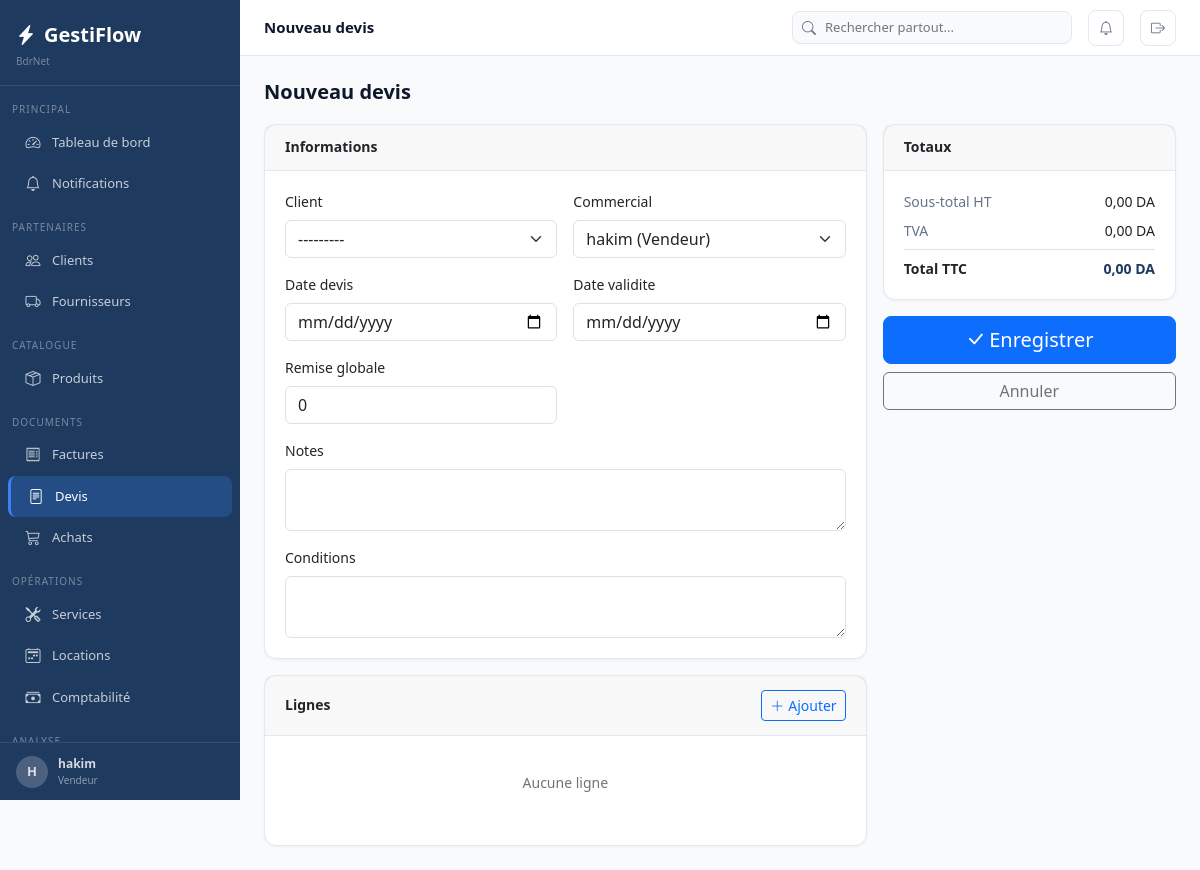
The app's page /devis/nouveau/ (signed in) with its own data.
### apps/core/models.py (models this page shows, shortened)
class Parametre(models.Model):
    cle         = models.CharField(max_length=100, unique=True)
    valeur      = models.TextField(blank=True)
    description = models.CharField(max_length=200, blank=True)
    class Meta:
        verbose_name        = "Parametre"
        verbose_name_plural = "Parametres"
    @classmethod
    def get(cls, cle, defaut=''):
        try:
            return cls.objects.get(cle=cle).valeur
        except cls.DoesNotExist:
            return defaut

### apps/authentication/models.py (models this page shows, shortened)
class Utilisateur(AbstractUser):
    class Role(models.TextChoices):
        ADMIN       = 'admin',       'Administrateur'
        MANAGER     = 'manager',     'Manager'
        VENDEUR     = 'vendeur',     'Vendeur'
        TECHNICIEN  = 'technicien',  'Technicien'
        COMPTABLE   = 'comptable',   'Comptable'
        CAISSIER    = 'caissier',    'Caissier'
    role            = models.CharField(max_length=20, choices=Role.choices, default=Role.VENDEUR)
    telephone       = models.CharField(max_length=20, blank=True)
    actif           = models.BooleanField(default=True)
    derniere_activite = models.DateTimeField(null=True, blank=True)
    photo           = models.ImageField(upload_to='utilisateurs/', null=True, blank=True)
    class Meta:
        verbose_name        = "Utilisateur"
        verbose_name_plural = "Utilisateurs"
    def __str__(self):
        return f"{self.get_full_name() or self.username} ({self.get_role_display()})"
    @property
    def est_admin(self):
        return self.role == self.Role.ADMIN or self.is_superuser

### apps/devis/views.py (the view, shortened to what this page needs)
# urls.py: path('nouveau/',             views.create,      name='create'),
@login_required
def create(request):
    initial = {'commercial': request.user, 'date_devis': timezone.now().date(), 'date_validite': timezone.now().date() + timedelta(days=30)}
    form = DevisForm(request.POST or None, initial=initial)
    return render(request, 'devis/form.html', {'form': form, 'titre': 'Nouveau devis', 'lignes_initiales_json': '[]'})

### apps/devis/forms.py
class DevisForm(forms.ModelForm):
    class Meta:
        model  = Devis
        fields = ['client','commercial','date_devis','date_validite','remise_globale','notes','conditions']
        widgets = {
            'client':        forms.Select(attrs={'class':'form-select'}),
            'commercial':    forms.Select(attrs={'class':'form-select'}),
            'date_devis':    forms.DateInput(attrs={'class':'form-control','type':'date'}),
            'date_validite': forms.DateInput(attrs={'class':'form-control','type':'date'}),
            'remise_globale':forms.NumberInput(attrs={'class':'form-control','step':'0.5'}),
            'notes':         forms.Textarea(attrs={'class':'form-control','rows':2}),
            'conditions':    forms.Textarea(attrs={'class':'form-control','rows':2}),
        }

### apps/clients/models.py (called while the page is built)
    def __str__(self):
        return f"[{self.code}] {self.nom}"

### apps/core/context_processors.py (called while the page is built)
def _get_entreprise():
    base = getattr(dj_settings, 'GESTIFLOW', {})
    try:
        from apps.core.models import Parametre
        return {
            'NOM_ENTREPRISE': Parametre.get('NOM_ENTREPRISE', base.get('NOM_ENTREPRISE', 'Mon Entreprise')),
            'ADRESSE':   Parametre.get('ADRESSE',   base.get('ADRESSE',   '')),
            'TELEPHONE': Parametre.get('TELEPHONE', base.get('TELEPHONE', '')),
            'EMAIL':     Parametre.get('EMAIL',     base.get('EMAIL',     '')),
            'DEVISE':    Parametre.get('DEVISE',    base.get('DEVISE',    'DA')),
            'TVA_DEFAUT':Parametre.get('TVA_DEFAUT',base.get('TVA_DEFAUT','19')),
            'LOGO':      Parametre.get('LOGO',      ''),
        }
    except Exception:
        return base

def global_context(request):
    ctx = {'ENTREPRISE': _get_entreprise(), 'APP_VERSION': '1.0.0'}
    if request.user.is_authenticated:
        try:
            from apps.core.notifications import get_notification_count
            ctx['notifications_count'] = get_notification_count(request.user)
        except Exception:
            ctx['notifications_count'] = 0
        try:
            from apps.produits.models import Produit
            from django.db.models import F
            ctx['alertes_stock_count'] = Produit.objects.filter(
                quantite_stock__lte=F('seuil_alerte'), actif=True, supprime=False
            ).count()
        except Exception:
            ctx['alertes_stock_count'] = 0
    return ctx

### apps/core/models.py (called while the page is built)
    def get_queryset(self):
        return super().get_queryset().filter(supprime=False)

### templates/devis/form.html (shortened to what this page needs)
{% extends 'base.html' %}
{% load humanize %}
{% block topbar_title %}{{ titre }}{% endblock %}
{% block content %}
<div class="page-header"><h1 class="page-title">{{ titre }}</h1></div>
<form method="post" id="mainForm">{% csrf_token %}
  <div class="row g-3">
    <div class="col-12 col-md-8">
      <div class="card mb-3"><div class="card-header"><h6 class="card-title">Informations</h6></div>
      <div class="card-body"><div class="row g-3">
        {% for field in form %}<div class="col-12 col-md-{% if field.name in 'notes,conditions' %}12{% else %}6{% endif %}">
          <label class="form-label">{{ field.label }}</label>{{ field }}
        </div>{% endfor %}
      </div></div></div>
      <div class="card"><div class="card-header"><h6 class="card-title">Lignes</h6>
        <button type="button" class="btn btn-sm btn-outline-primary" onclick="addLigne()"><i class="bi bi-plus-lg me-1"></i>Ajouter</button>
      </div><div class="card-body" id="lignesContainer"><p class="text-secondary text-center py-3">Aucune ligne</p></div></div>
    </div>
    <div class="col-12 col-md-4">
      <div class="card mb-3"><div class="card-header"><h6 class="card-title">Totaux</h6></div>
      <div class="card-body">
        <div class="d-flex justify-content-between mb-2"><span style="color:var(--text-secondary);">Sous-total HT</span><span id="sousTotal">0,00 DA</span></div>
        <div class="d-flex justify-content-between mb-2"><span style="color:var(--text-secondary);">TVA</span><span id="totalTva">0,00 DA</span></div>
        <div class="d-flex justify-content-between pt-2 border-top"><strong>Total TTC</strong><strong style="color:var(--primary);" id="totalTtc">0,00 DA</strong></div>
      </div></div>
      <div class="d-grid gap-2">
        <button type="submit" class="btn btn-primary btn-lg"><i class="bi bi-check-lg me-1"></i>Enregistrer</button>
        <a href="javascript:history.back()" class="btn btn-outline-secondary">Annuler</a>
      </div>
    </div>
  </div>
</form>
{% endblock %}

### templates/base.html (shortened to what this page needs)
<!DOCTYPE html>
<html lang="fr">
<head>
<link rel="stylesheet" href="https://cdn.jsdelivr.net/npm/bootstrap@5.3.3/dist/css/bootstrap.min.css">
<link rel="stylesheet" href="https://cdn.jsdelivr.net/npm/bootstrap-icons@1.11.3/font/bootstrap-icons.min.css">
</head>
<body>
{% if user.is_authenticated %}
<nav class="sidebar">
  <div class="sidebar-nav">
    <div class="sidebar-logo">
      <a class="sidebar-logo-text" href="{% url 'dashboard:index' %}"><i class="bi bi-lightning-charge-fill me-2"></i>GestiFlow</a>
      <div style="font-size:10px;color:rgba(255,255,255,.4);margin-top:4px;">{{ ENTREPRISE.NOM_ENTREPRISE }}</div>
    </div>
    <div class="sidebar-section">Principal</div>
    <a href="{% url 'dashboard:index' %}" class="sidebar-item {% if request.resolver_match.app_name == 'dashboard' %}active{% endif %}"><i class="bi bi-speedometer2"></i><span>Tableau de bord</span></a>
    <a href="{% url 'core:notifications' %}" class="sidebar-item"><i class="bi bi-bell" ></i><span>Notifications</span></a>
    <div class="sidebar-section">Partenaires</div>
    <a href="{% url 'clients:liste' %}" class="sidebar-item {% if request.resolver_match.app_name == 'clients' %}active{% endif %}"><i class="bi bi-people"></i><span>Clients</span></a>
    <a href="{% url 'fournisseurs:liste' %}" class="sidebar-item {% if request.resolver_match.app_name == 'fournisseurs' %}active{% endif %}"><i class="bi bi-truck"></i><span>Fournisseurs</span></a>
    <div class="sidebar-section">Catalogue</div>
    <a href="{% url 'produits:liste' %}" class="sidebar-item "><i class="bi bi-box-seam"></i><span>Produits</span></a>
    <div class="sidebar-section">Documents</div>
    <a href="{% url 'ventes:liste' %}" class="sidebar-item {% if request.resolver_match.app_name == 'ventes' %}active{% endif %}"><i class="bi bi-receipt"></i><span>Factures</span></a>
    <a href="{% url 'devis:liste' %}" class="sidebar-item {% if request.resolver_match.app_name == 'devis' %}active{% endif %}"><i class="bi bi-file-text"></i><span>Devis</span></a>
    <a href="{% url 'achats:liste' %}" class="sidebar-item {% if request.resolver_match.app_name == 'achats' %}active{% endif %}"><i class="bi bi-cart3"></i><span>Achats</span></a>
    <div class="sidebar-section">Opérations</div>
    <a href="{% url 'services:liste' %}" class="sidebar-item {% if request.resolver_match.app_name == 'services' %}active{% endif %}"><i class="bi bi-tools"></i><span>Services</span></a>
    <a href="{% url 'locations:liste' %}" class="sidebar-item {% if request.resolver_match.app_name == 'locations' %}active{% endif %}"><i class="bi bi-calendar2-week"></i><span>Locations</span></a>
    <a href="{% url 'comptabilite:historique' %}" class="sidebar-item {% if request.resolver_match.app_name == 'comptabilite' %}active{% endif %}"><i class="bi bi-cash-stack"></i><span>Comptabilité</span></a>
    <div class="sidebar-section">Analyse</div>
  </div>
  <div class="sidebar-footer">
    <a href="{% url 'auth:profil' %}" style="display:flex;align-items:center;gap:10px;text-decoration:none;color:rgba(255,255,255,.8);">
      <div style="width:32px;height:32px;border-radius:50%;background:rgba(255,255,255,.2);display:flex;align-items:center;justify-content:center;font-size:13px;font-weight:700;">{{ user.first_name.0|default:user.username.0|upper }}</div>
      <div><div style="font-size:12px;font-weight:600;">{{ user.get_full_name|default:user.username }}</div><div style="font-size:10px;color:rgba(255,255,255,.5);">{{ user.get_role_display }}</div></div>
    </a>
  </div>
</nav>
<div class="main-content">
<div class="topbar">
  <div class="topbar-title">{% block topbar_title %}{% endblock %}</div>
    <div class="topbar-search" style="position:relative;">
      <i class="bi bi-search"></i>
      <input type="text" id="globalSearch" placeholder="Rechercher partout..." autocomplete="off">
    </div>
    <a href="{% url 'core:notifications' %}" class="topbar-btn" title="Notifications">
      <i class="bi bi-bell{% if notifications_count %}-fill{% endif %}" {% if notifications_count %}style="color:#f59e0b"{% endif %}></i>
    </a>
    <a href="{% url 'auth:deconnexion' %}" class="topbar-btn" title="Déconnexion"><i class="bi bi-box-arrow-right"></i></a>
  </div>
  <div class="content-area">
    {% block content %}{% endblock %}
  </div>
</div>
{% endif %}
</body>
</html>

### templates/base.html (style rules this page uses)
:root { --primary:#1e3a5f;--secondary:#2e75b6;--accent:#3b82f6;--success:#10b981;--warning:#f59e0b;--danger:#ef4444;--bg-body:#f8fafc;--bg-card:#ffffff;--border-color:#e2e8f0;--text-primary:#0f172a;--text-secondary:#64748b; }
body { background:var(--bg-body);color:var(--text-primary);font-family:'Segoe UI',Arial,sans-serif;font-size:14px; }
.sidebar { position:fixed;top:0;left:0;width:240px;height:100vh;background:var(--primary);z-index:100;display:flex;flex-direction:column;overflow:hidden; }
.sidebar-nav { flex:1 1 auto;overflow-y:auto;overflow-x:hidden;padding-bottom:8px; }
.sidebar-footer { flex:0 0 auto;padding:12px 16px;border-top:1px solid rgba(255,255,255,.1);background:var(--primary); }
.sidebar-logo { padding:20px 16px 16px;border-bottom:1px solid rgba(255,255,255,0.1);margin-bottom:8px; }
.sidebar-logo-text { color:#fff;font-size:20px;font-weight:700;text-decoration:none; }
.sidebar-section { padding:8px 12px 4px;font-size:10px;color:rgba(255,255,255,.4);text-transform:uppercase;letter-spacing:1px;margin-top:8px; }
.sidebar-item { display:flex;align-items:center;gap:10px;padding:9px 16px;color:rgba(255,255,255,.75);text-decoration:none;border-radius:8px;margin:1px 8px;font-size:13px;transition:all .15s; }
.sidebar-item:hover,.sidebar-item.active { background:rgba(59,130,246,.25);color:#fff; }
.sidebar-item.active { border-left:3px solid var(--accent); }
.sidebar-item i { font-size:15px;width:18px;text-align:center; }
.main-content { margin-left:240px;min-height:100vh; }
.topbar { background:#fff;border-bottom:1px solid var(--border-color);padding:0 24px;height:56px;display:flex;align-items:center;gap:16px;position:sticky;top:0;z-index:99; }
.topbar-title { font-weight:600;font-size:15px;flex:1; }
.topbar-search { position:relative;display:flex;align-items:center; }
.topbar-search input { border:1px solid var(--border-color);border-radius:8px;padding:6px 12px 6px 32px;font-size:13px;width:280px;background:var(--bg-body); }
.topbar-search i { position:absolute;left:10px;color:var(--text-secondary);font-size:14px; }
.topbar-btn { width:36px;height:36px;border-radius:8px;display:flex;align-items:center;justify-content:center;color:var(--text-secondary);text-decoration:none;border:1px solid var(--border-color);background:#fff;position:relative;cursor:pointer; }
.content-area { padding:24px; }
.page-header { display:flex;align-items:center;justify-content:space-between;flex-wrap:wrap;gap:12px;margin-bottom:20px; }
.page-title { font-size:20px;font-weight:700;margin:0; }
.card { background:#fff;border-radius:12px;border:1px solid var(--border-color);box-shadow:0 1px 3px rgba(0,0,0,.05); }
.card-header { display:flex;align-items:center;justify-content:space-between;padding:14px 20px;border-bottom:1px solid var(--border-color); }
.card-title { font-size:14px;font-weight:600;margin:0; }
.card-body { padding:20px; }

### records on screen
Parametre: NOM_ENTREPRISE "BdrNet"
Utilisateur: first_name.0 "H", get_full_name "hakim", role "Vendeur"

### other values on screen
{{ titre }} "Nouveau devis"
{{ field.label }} "Client" "Commercial" "Date devis" "Date validite" "Remise globale" "Notes" "Conditions"
